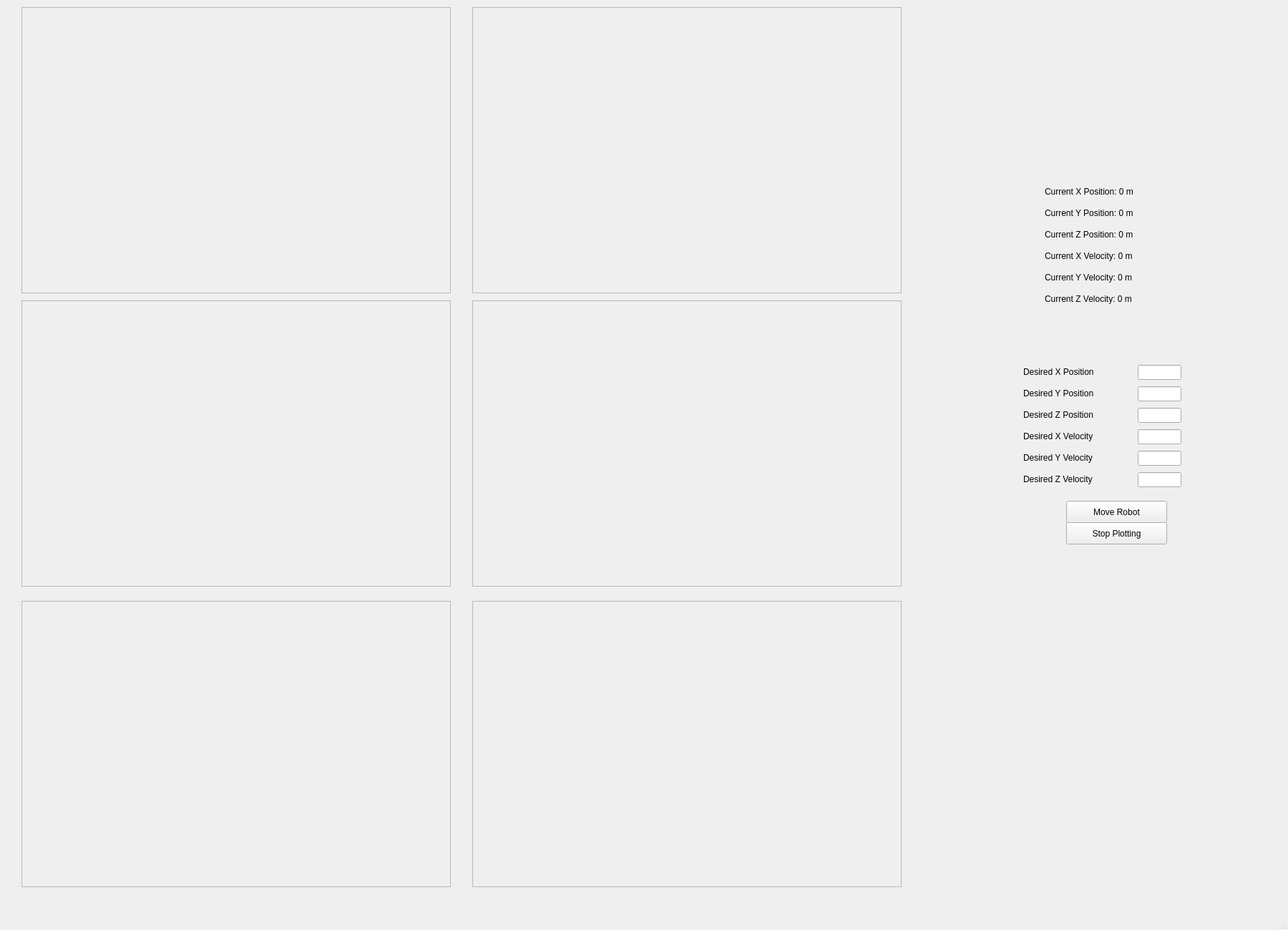
<?xml version="1.0" encoding="UTF-8"?>
<ui version="4.0">
 <class>MainWindow</class>
 <widget class="QMainWindow" name="MainWindow">
  <property name="geometry">
   <rect>
    <x>0</x>
    <y>0</y>
    <width>1800</width>
    <height>1300</height>
   </rect>
  </property>
  <property name="windowTitle">
   <string>RBE500ProjectPart3</string>
  </property>
  <widget class="QWidget" name="centralwidget">
   <widget class="QFrame" name="frameZPos">
    <property name="geometry">
     <rect>
      <x>30</x>
      <y>840</y>
      <width>600</width>
      <height>400</height>
     </rect>
    </property>
    <property name="frameShape">
     <enum>QFrame::StyledPanel</enum>
    </property>
    <property name="frameShadow">
     <enum>QFrame::Raised</enum>
    </property>
   </widget>
   <widget class="QLabel" name="CurrentZVelLBL">
    <property name="geometry">
     <rect>
      <x>1460</x>
      <y>410</y>
      <width>211</width>
      <height>16</height>
     </rect>
    </property>
    <property name="text">
     <string>Current Z Velocity: 0 m</string>
    </property>
   </widget>
   <widget class="QLineEdit" name="ZPosEntry">
    <property name="geometry">
     <rect>
      <x>1590</x>
      <y>570</y>
      <width>61</width>
      <height>21</height>
     </rect>
    </property>
   </widget>
   <widget class="QLabel" name="DesZLBL">
    <property name="geometry">
     <rect>
      <x>1430</x>
      <y>570</y>
      <width>151</width>
      <height>20</height>
     </rect>
    </property>
    <property name="text">
     <string>Desired Z Position</string>
    </property>
   </widget>
   <widget class="QPushButton" name="MoveBTN">
    <property name="geometry">
     <rect>
      <x>1490</x>
      <y>700</y>
      <width>141</width>
      <height>31</height>
     </rect>
    </property>
    <property name="text">
     <string>Move Robot</string>
    </property>
   </widget>
   <widget class="QPushButton" name="StopPlotting">
    <property name="geometry">
     <rect>
      <x>1490</x>
      <y>730</y>
      <width>141</width>
      <height>31</height>
     </rect>
    </property>
    <property name="text">
     <string>Stop Plotting</string>
    </property>
   </widget>
   <widget class="QFrame" name="frameYPos">
    <property name="geometry">
     <rect>
      <x>30</x>
      <y>420</y>
      <width>600</width>
      <height>400</height>
     </rect>
    </property>
    <property name="frameShape">
     <enum>QFrame::StyledPanel</enum>
    </property>
    <property name="frameShadow">
     <enum>QFrame::Raised</enum>
    </property>
   </widget>
   <widget class="QFrame" name="frameXPos">
    <property name="geometry">
     <rect>
      <x>30</x>
      <y>10</y>
      <width>600</width>
      <height>400</height>
     </rect>
    </property>
    <property name="frameShape">
     <enum>QFrame::StyledPanel</enum>
    </property>
    <property name="frameShadow">
     <enum>QFrame::Raised</enum>
    </property>
   </widget>
   <widget class="QFrame" name="frameXVel">
    <property name="geometry">
     <rect>
      <x>660</x>
      <y>10</y>
      <width>600</width>
      <height>400</height>
     </rect>
    </property>
    <property name="frameShape">
     <enum>QFrame::StyledPanel</enum>
    </property>
    <property name="frameShadow">
     <enum>QFrame::Raised</enum>
    </property>
   </widget>
   <widget class="QFrame" name="frameYVel">
    <property name="geometry">
     <rect>
      <x>660</x>
      <y>420</y>
      <width>600</width>
      <height>400</height>
     </rect>
    </property>
    <property name="frameShape">
     <enum>QFrame::StyledPanel</enum>
    </property>
    <property name="frameShadow">
     <enum>QFrame::Raised</enum>
    </property>
   </widget>
   <widget class="QFrame" name="frameZVel">
    <property name="geometry">
     <rect>
      <x>660</x>
      <y>840</y>
      <width>600</width>
      <height>400</height>
     </rect>
    </property>
    <property name="frameShape">
     <enum>QFrame::StyledPanel</enum>
    </property>
    <property name="frameShadow">
     <enum>QFrame::Raised</enum>
    </property>
   </widget>
   <widget class="QLabel" name="DesYLBL">
    <property name="geometry">
     <rect>
      <x>1430</x>
      <y>540</y>
      <width>151</width>
      <height>20</height>
     </rect>
    </property>
    <property name="text">
     <string>Desired Y Position</string>
    </property>
   </widget>
   <widget class="QLabel" name="DesXLBL">
    <property name="geometry">
     <rect>
      <x>1430</x>
      <y>510</y>
      <width>151</width>
      <height>20</height>
     </rect>
    </property>
    <property name="text">
     <string>Desired X Position</string>
    </property>
   </widget>
   <widget class="QLineEdit" name="YPosEntry">
    <property name="geometry">
     <rect>
      <x>1590</x>
      <y>540</y>
      <width>61</width>
      <height>21</height>
     </rect>
    </property>
   </widget>
   <widget class="QLineEdit" name="XPosEntry">
    <property name="geometry">
     <rect>
      <x>1590</x>
      <y>510</y>
      <width>61</width>
      <height>21</height>
     </rect>
    </property>
   </widget>
   <widget class="QLineEdit" name="XVelEntry">
    <property name="geometry">
     <rect>
      <x>1590</x>
      <y>600</y>
      <width>61</width>
      <height>21</height>
     </rect>
    </property>
   </widget>
   <widget class="QLineEdit" name="YVelEntry">
    <property name="geometry">
     <rect>
      <x>1590</x>
      <y>630</y>
      <width>61</width>
      <height>21</height>
     </rect>
    </property>
   </widget>
   <widget class="QLineEdit" name="ZVelEntry">
    <property name="geometry">
     <rect>
      <x>1590</x>
      <y>660</y>
      <width>61</width>
      <height>21</height>
     </rect>
    </property>
   </widget>
   <widget class="QLabel" name="DesXLBL_2">
    <property name="geometry">
     <rect>
      <x>1430</x>
      <y>600</y>
      <width>151</width>
      <height>20</height>
     </rect>
    </property>
    <property name="text">
     <string>Desired X Velocity</string>
    </property>
   </widget>
   <widget class="QLabel" name="DesXLBL_3">
    <property name="geometry">
     <rect>
      <x>1430</x>
      <y>630</y>
      <width>151</width>
      <height>20</height>
     </rect>
    </property>
    <property name="text">
     <string>Desired Y Velocity</string>
    </property>
   </widget>
   <widget class="QLabel" name="DesXLBL_4">
    <property name="geometry">
     <rect>
      <x>1430</x>
      <y>660</y>
      <width>151</width>
      <height>20</height>
     </rect>
    </property>
    <property name="text">
     <string>Desired Z Velocity</string>
    </property>
   </widget>
   <widget class="QLabel" name="CurrentYVelLBL">
    <property name="geometry">
     <rect>
      <x>1460</x>
      <y>380</y>
      <width>211</width>
      <height>16</height>
     </rect>
    </property>
    <property name="text">
     <string>Current Y Velocity: 0 m</string>
    </property>
   </widget>
   <widget class="QLabel" name="CurrentXVelLBL">
    <property name="geometry">
     <rect>
      <x>1460</x>
      <y>350</y>
      <width>211</width>
      <height>16</height>
     </rect>
    </property>
    <property name="text">
     <string>Current X Velocity: 0 m</string>
    </property>
   </widget>
   <widget class="QLabel" name="CurrentZPosLBL">
    <property name="geometry">
     <rect>
      <x>1460</x>
      <y>320</y>
      <width>211</width>
      <height>16</height>
     </rect>
    </property>
    <property name="text">
     <string>Current Z Position: 0 m</string>
    </property>
   </widget>
   <widget class="QLabel" name="CurrentYPosLBL">
    <property name="geometry">
     <rect>
      <x>1460</x>
      <y>290</y>
      <width>211</width>
      <height>16</height>
     </rect>
    </property>
    <property name="text">
     <string>Current Y Position: 0 m</string>
    </property>
   </widget>
   <widget class="QLabel" name="CurrentXPosLBL">
    <property name="geometry">
     <rect>
      <x>1460</x>
      <y>260</y>
      <width>211</width>
      <height>16</height>
     </rect>
    </property>
    <property name="text">
     <string>Current X Position: 0 m</string>
    </property>
   </widget>
  </widget>
  <widget class="QMenuBar" name="menubar">
   <property name="geometry">
    <rect>
     <x>0</x>
     <y>0</y>
     <width>1800</width>
     <height>22</height>
    </rect>
   </property>
  </widget>
  <widget class="QStatusBar" name="statusbar"/>
 </widget>
 <resources/>
 <connections/>
</ui>
